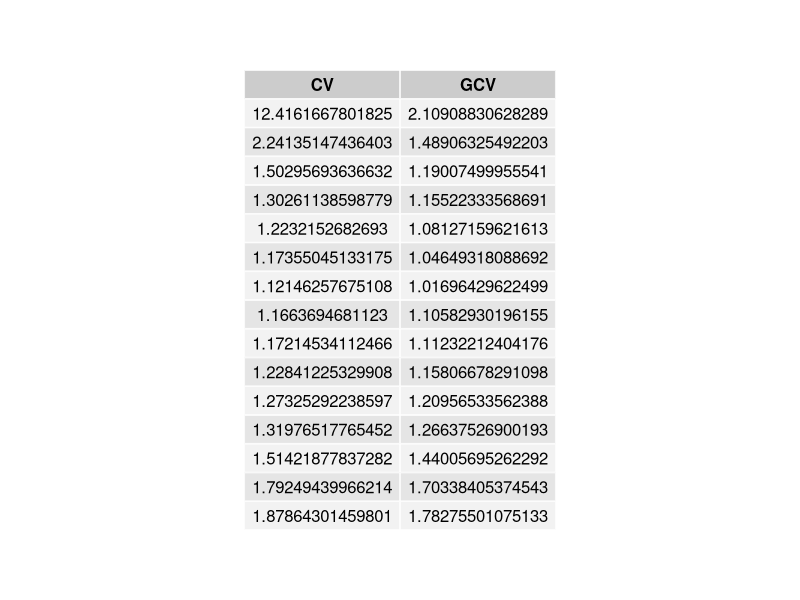
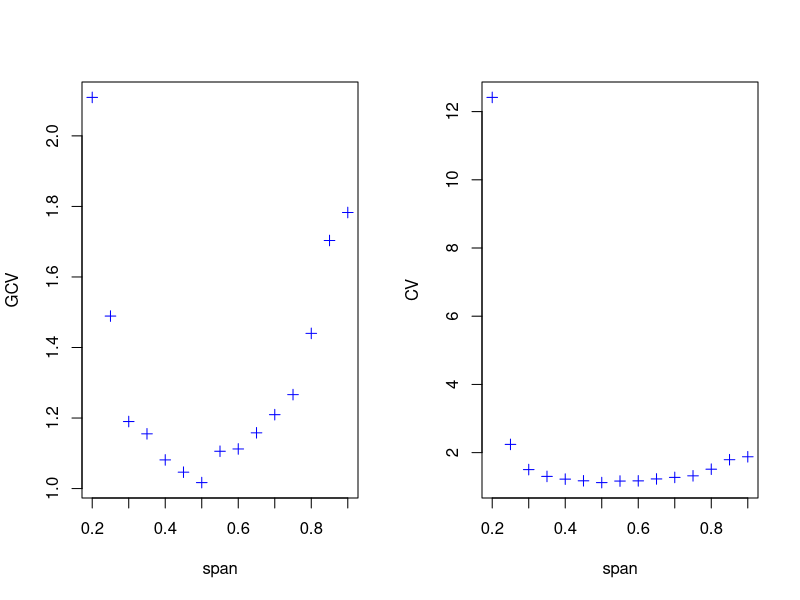

Source code (R) for these figures, in order:


# Assignment 3 Bonus credit
# Nishit K Patel (nkp3@illinois.edu)


mypackages = c("gridExtra")   
tmp = setdiff(mypackages, rownames(installed.packages())) 
if (length(tmp) > 0) install.packages(tmp)

library("gridExtra")

lo.lev <- function(x1, sp){
  
  ## YOUR CODE: compute the diagonal entries of the smoother
  ##             matrix S, stored in vector "lev"
  ## Tip: check how we compute the smoother matrix
  ##      for smoothing spline models
  
  len <- length(x1)
  dgnl <- diag(len)
  lev <- rep(0,length=len)
  
  for(j in 1:len){
    y <- dgnl[,j]
    loe.fit <- loess(y~x1, span = sp,control = loess.control(surface = "direct"))
    y_hat <- fitted.values(loe.fit)
    lev[j] <- y_hat[j]
  }
  return(lev)
}

onestep_CV <- function(x1, y1, sp){
  
  ## YOUR CODE: 
  ## 1) fit a loess model y1 ~ x1 with span = sp, and extract 
  ##    the corresponding residual vector
  ## 2) call lo.lev to obtain the diagonal entries of S
  ## 3) compute LOO-CV and GCV using formula from lecture notes
  ##    [lec_W5_NonlinearRegression.pdf] page 33. 
  
  assign("data", data.frame(x=x1,y=y1))
  len <- length(x1)
  loe.fit <- loess(y ~ x, data=data,span = sp,control = loess.control(surface = "direct"))
  res <- residuals(loe.fit)
  
  s_diag <- lo.lev(x1,sp)
  tr_hat <- sum(s_diag)
  sse <- sum(res^2)
  
  cv <- sum((res/(1 - s_diag))^2)/len
  gcv <- sse/(len * (1 - (tr_hat/len))^2)
  
  return(list(cv = cv, gcv = gcv))
}

myCV <- function(x1, y1, span){
  ## x1, y1: two vectors
  ## span: a sequence of values for "span"
  
  m = length(span)
  cv = rep(0, m)
  gcv = rep(0, m)
  for(i in 1:m){
    tmp = onestep_CV(x1, y1, span[i])
    cv[i] = tmp$cv
    gcv[i] = tmp$gcv
  }
  return(list(cv = cv, gcv = gcv))
}


#read data
mydata = read.csv(file = "Coding3_Bonus_Data.csv")

span1 = seq(from = 0.2, by = 0.05, length = 15)
cv.out = myCV(mydata$x, mydata$y, span1)
cv = cv.out$cv
gcv = cv.out$gcv
df <- cbind(cv, gcv)
colnames(df) <- c("CV","GCV")

#create pdf
pdf("AssignmentOutput_3_Bonus_4007_nkp3_NishitPatel.pdf", width=15,height=6)
grid.table(df)

span1[gcv == min(gcv)]
span1[cv == min(cv)]

par(mfrow=c(1,2))
plot(span1, gcv, type = "n", xlab = "span", ylab = "GCV")
points(span1, gcv, pch = 3, col = "blue")
plot(span1, cv, type = "n", xlab = "span", ylab = "CV")
points(span1, cv, pch = 3, col = "blue")
dev.off()

